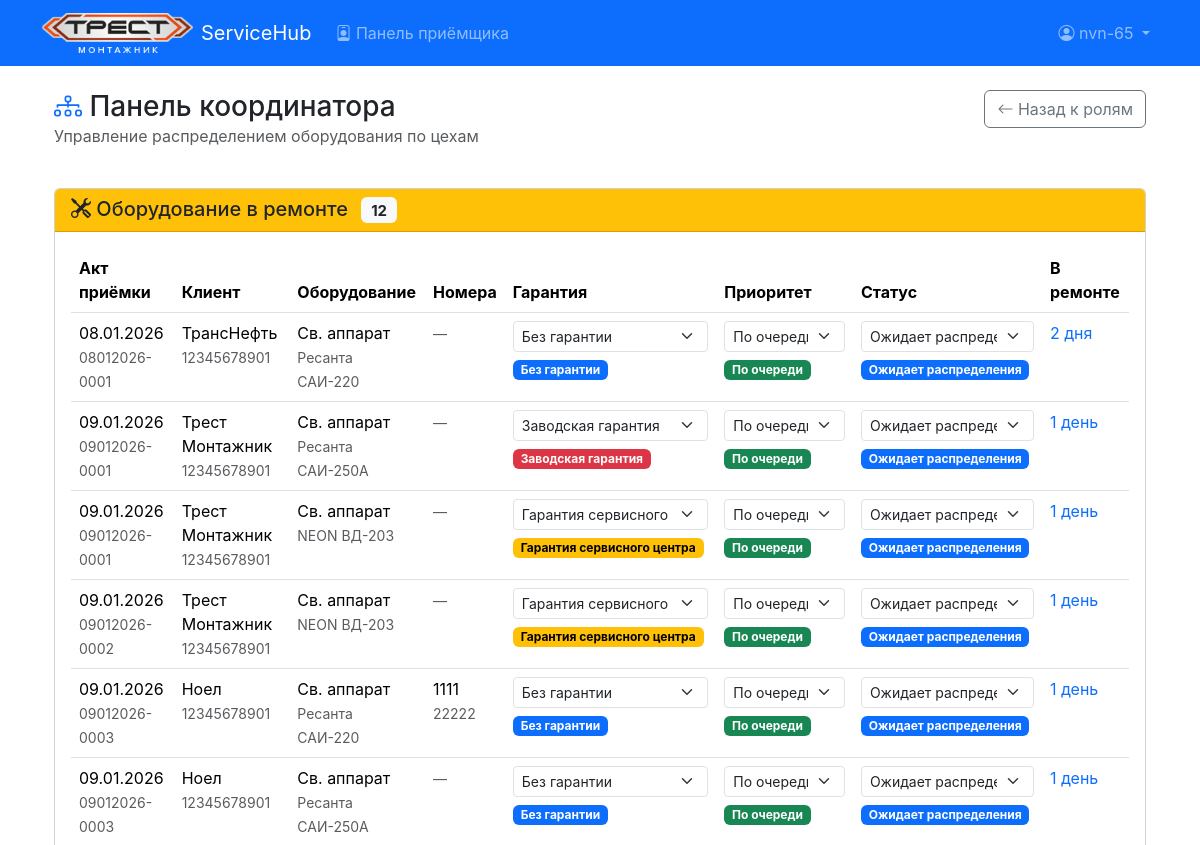
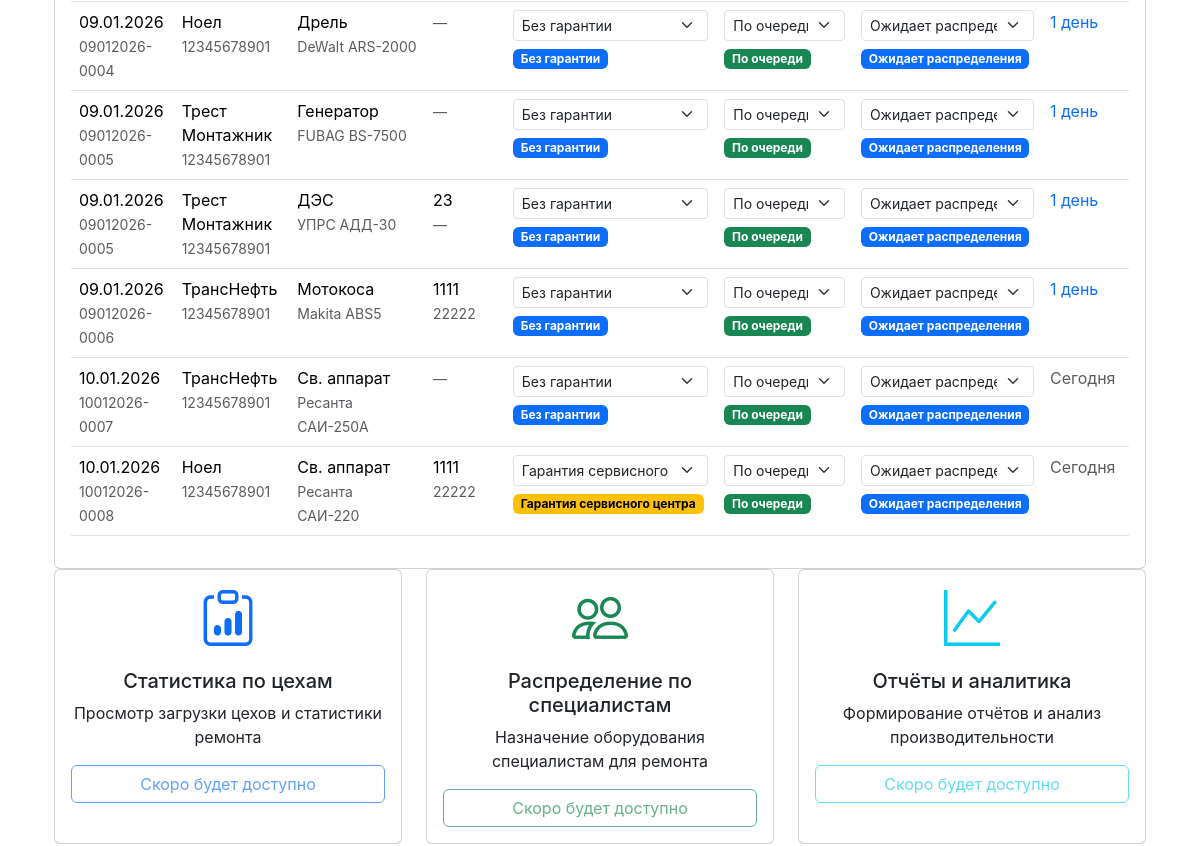
/coordinator-dashboard/ (signed in, upper part), run on an earlier commit of the app's database (2 pictures, top to bottom).
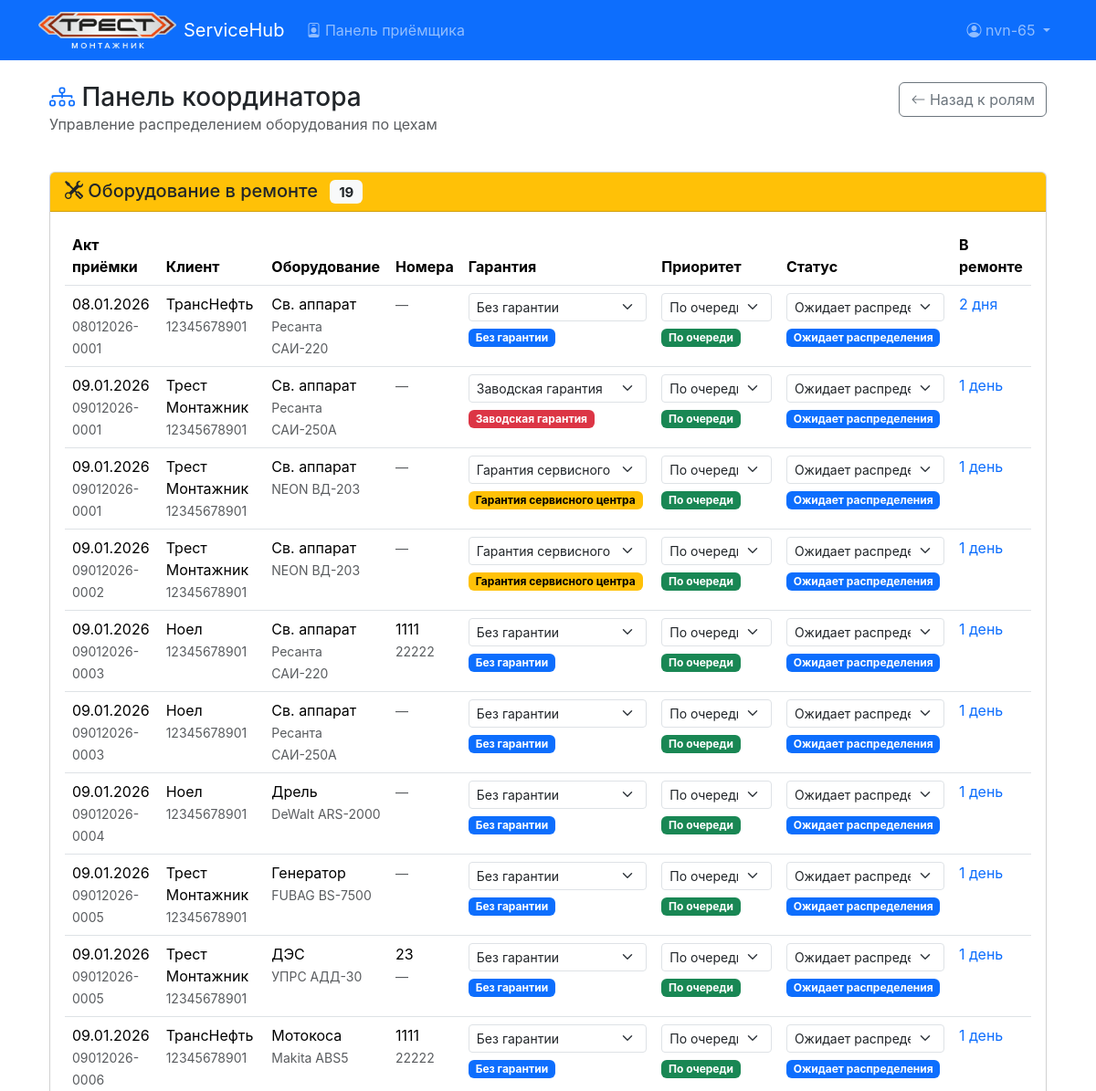
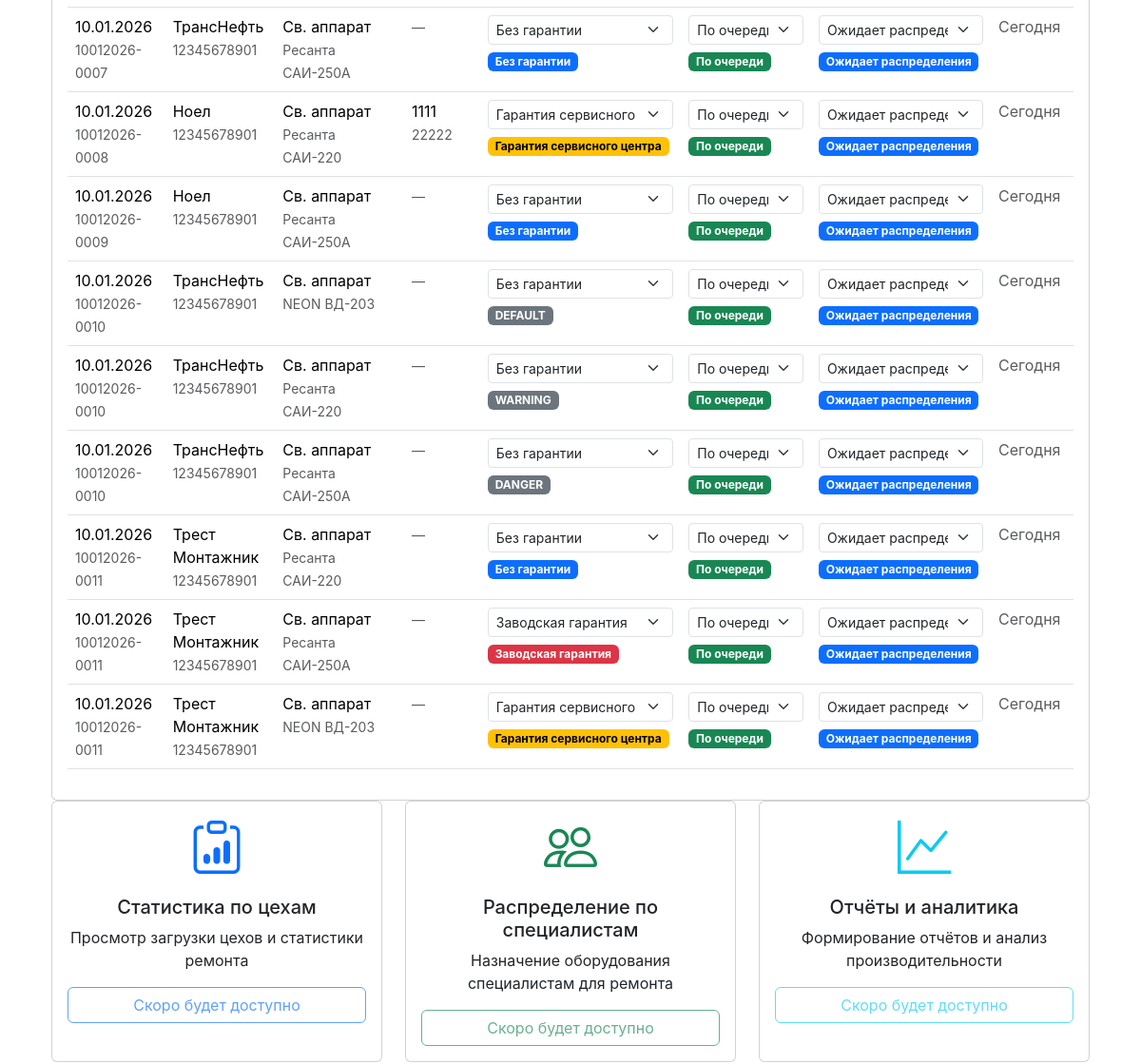
And on a later commit of the database (2 pictures, top to bottom).
### service_center/models.py (models this page shows, shortened)
class ReceivedEquipment(models.Model):
    GUARANTEE_CHOICES = [
        ('NONE', 'Без гарантии'),
        ('FACTORY', 'Заводская гарантия'),
        ('SERVICE', 'Гарантия сервисного центра'),
    ]
    STATUS_CHOICES = [
        ('WAITING', 'Ожидает распределения'),
        ('ASSIGNED', 'Назначено специалисту'),
        ('DIAGNOSIS', 'На диагностике'),
        ('DIAGNOSED', 'Диагностировано'),
        ('APPROVAL', 'Согласование стоимости'),
        ('PARTS', 'Ожидает запчастей'),
        ('REPAIR', 'В ремонте'),
        ('TESTING', 'На испытаниях'),
        ('READY', 'Готово к выдаче'),
        ('ISSUED', 'Выдано'),
    ]
    reception_act = models.ForeignKey(ReceptionAct, on_delete=models.CASCADE,
                                      related_name='equipments', verbose_name="Акт приёмки")
    model = models.ForeignKey(EquipmentModel, on_delete=models.PROTECT,
                              verbose_name="Модель оборудования")
    serial_number = models.CharField(max_length=30, default="---",
                                     blank=True, verbose_name="Серийный номер")
    inventory_number = models.CharField(max_length=30, default="---", blank=True, null=True,
                                        verbose_name="Инвентарный номер")
    defect_description = models.CharField(max_length=300, blank=True, null=True,
                                          verbose_name="Описание неисправности")
    guarantee_type = models.CharField(max_length=10, choices=GUARANTEE_CHOICES,
                                      default='NONE', verbose_name="Тип гарантии")
    assigned_specialist = models.ForeignKey(
        UserRole,
        on_delete=models.SET_NULL,  # При удалении специалиста поле становится NULL
        null=True,
        blank=True,
        verbose_name="Назначенный специалист",
        related_name='assigned_equipment'  # Имя для обратной связи
    )
    status = models.CharField(max_length=20, choices=STATUS_CHOICES,
                              default='WAITING', verbose_name="Статус")
    priority = models.IntegerField(default=0, verbose_name="Приоритет")
    created_at = models.DateTimeField(auto_now_add=True, verbose_name="Дата создания")
    updated_at = models.DateTimeField(auto_now=True, verbose_name="Дата обновления")
    def get_status_color(self):
        colors = {
            'WAITING': 'primary',  # Серый primary
            'ASSIGNED': 'info',  # Синий
            'DIAGNOSIS': 'warning',  # Жёлтый
            'DIAGNOSED': 'secondary',  # Темно-синий secondary
            'APPROVAL': 'warning',  # Жёлтый
            'PARTS': 'danger',  # Красный
            'REPAIR': 'info',  # Синий
            'TESTING': 'success',  # Зелёный
            'READY': 'success',  # Зелёный
            'ISSUED': 'dark',  # Тёмный
        }
        return colors.get(self.status, 'secondary')
    def get_guarantee_color(self):
        colors = {
            'NONE': 'primary',  # Серый
            'SERVICE': 'warning',  # Жёлтый
            'FACTORY': 'danger',  # Красный
            }
        return colors.get(self.guarantee_type, 'secondary')
    class Meta:
        ordering = ['-priority', '-created_at']
        verbose_name = "Принятое оборудование"
        verbose_name_plural = "Принятое оборудование"

class ReceptionAct(models.Model):
    act_number = models.CharField(max_length=50, unique=True, verbose_name="Номер акта")
    created_at = models.DateTimeField(auto_now_add=True, verbose_name="Дата создания")
    client = models.ForeignKey(Client, on_delete=models.PROTECT,
                               related_name='reception_acts', verbose_name="Клиент")
    receiver = models.ForeignKey(User, on_delete=models.PROTECT,
                                 related_name='reception_acts', verbose_name="Приёмщик")
    updated_at = models.DateTimeField(auto_now=True, verbose_name="Дата обновления")
    printed_at = models.DateTimeField(null=True, blank=True, verbose_name="Дата печати")
    class Meta:
        ordering = ['-created_at']  # Сортировка по дате создания (новые сверху)
        verbose_name = "Акт приёмки"
        verbose_name_plural = "Акты приёмки"

class Client(models.Model):
    short_name = models.CharField(max_length=50, unique=True, verbose_name="Краткое наименование клиента")
    full_name = models.CharField(max_length=100, unique=True, verbose_name="Полное наименование клиента")
    contact_person = models.CharField(max_length=200, verbose_name="Ответственное лицо")
    phone = models.CharField(max_length=20, verbose_name="Телефон")
    email = models.EmailField(blank=True, null=True, verbose_name="Email")
    address = models.TextField(blank=True, null=True, verbose_name="Адрес")
    created_at = models.DateTimeField(auto_now_add=True, verbose_name="Дата создания")
    class Meta:
        ordering = ['short_name']  # Сортировка по краткому наименованию
        verbose_name = "Клиент"
        verbose_name_plural = "Клиенты"

class EquipmentModel(models.Model):
    category = models.ForeignKey(EquipmentCategory, on_delete=models.CASCADE,
                                 related_name='models', verbose_name="Категория оборудования")
    brand = models.ForeignKey(Brand, on_delete=models.CASCADE,
                              related_name='models', verbose_name="Бренд")
    name = models.CharField(max_length=200, verbose_name="Название модели")
    description = models.TextField(blank=True, null=True, verbose_name="Дополнительные заметки")
    class Meta:
        ordering = ['name']  # Сортировка по названию модели
        verbose_name = "Модель оборудования"
        verbose_name_plural = "Модели оборудования"
        unique_together = ('name', 'brand')

class EquipmentCategory(models.Model):
    DEPARTAMENT_CHOICES = [
        ('NONE', 'Не определён'),
        ('MOTOR', 'Цех агрегатов'),
        ('ELECTRO', 'Цех электроинструмента'),
        ('SMALL', 'Цех малой маханизации'),
        ('ELECTRON', 'Цех электроники')
    ]
    name = models.CharField(max_length=200, unique=True, verbose_name="Название категории")
    description = models.TextField(blank=True, null=True, verbose_name="Описание")
    department = models.CharField(max_length=10, choices=DEPARTAMENT_CHOICES, default='NONE',
                                  verbose_name="Цех обслуживания")
    class Meta:
        ordering = ['name']  # Сортировка по названию категории
        verbose_name = "Категория оборудования"
        verbose_name_plural = "Категории оборудования"

class Brand(models.Model):
    name = models.CharField(max_length=20, unique=False, verbose_name="Название бренда")
    category = models.ForeignKey(EquipmentCategory, on_delete=models.CASCADE,
                                 related_name='brands', verbose_name="Категория")
    description = models.TextField(blank=True, null=True, verbose_name="Дополнительные заметки")
    class Meta:
        ordering = ['name']  # Сортировка по названию бренда
        verbose_name = "Бренд"
        verbose_name_plural = "Бренды"
        unique_together = ('name', 'category')

### service_center/views.py (the view)
# urls.py: path('coordinator-dashboard/', views.coordinator_dashboard_view, name='coordinator_dashboard'),
@login_required
def coordinator_dashboard_view(request):
    has_coordinator_role = UserRole.objects.filter(
        user=request.user,
        role__name='Координатор',
        is_active=True
    ).exists()
    if not has_coordinator_role:
        messages.error(request, 'У вас нет прав для доступа к этой странице.')
        return redirect('roles')
    equipment_list = ReceivedEquipment.objects.exclude(
        status='ISSUED'
    ).select_related(
        'reception_act__client',
        'model__brand',
        'model__category'
    ).order_by('created_at')  # старые сверху
    today = timezone.now().date()
    for equipment in equipment_list:
        equipment.days_in_repair = (today - equipment.created_at.date()).days
    context = {
        'page_title': 'Панель координатора',
        'equipment_list': equipment_list,
    }
    return render(request, 'service_center/coordinator_dashboard.html', context)

### templates/service_center/coordinator_dashboard.html (shortened to what the changed rows need)
{% extends 'base.html' %}
{% load static %}
{% block content %}
<div class="container">
    <div class="row mb-4">
        <div class="col">
            <h1 class="h3 mb-0">
                <i class="bi bi-diagram-3 text-primary"></i>
                Панель координатора
            </h1>
        </div>
    </div>
    <div class="card mt-4">
        <div class="card-header bg-warning">
            <h5 class="mb-0">
                <i class="bi bi-tools"></i>
                Оборудование в ремонте
                <span class="badge bg-light text-dark ms-2">{{ equipment_list|length }}</span>
            </h5>
        </div>
        <div class="card-body">
            {% if equipment_list %}
                <div class="table-responsive">
                    <table class="table table-hover">
                        <thead>
                            <tr>
                                <th>Акт приёмки</th>
                                <th>Клиент</th>
                                <th>Оборудование</th>
                                <th>Номера</th>
                                <th>Гарантия</th>
                                <th>Приоритет</th>
                                <th>Статус</th>
                                <th>В ремонте</th>
                            </tr>
                        </thead>
                        <tbody>
                            {% for equipment in equipment_list %}
                            <tr>
                                <td>
                                    <div>{{ equipment.reception_act.created_at|date:"d.m.Y" }}</div>
                                    <small class="text-muted">{{ equipment.reception_act.act_number }}</small>
                                </td>
                                <td>
                                    <div>{{ equipment.reception_act.client.short_name }}</div>
                                    <small class="text-muted">{{ equipment.reception_act.client.phone }}</small>
                                </td>
                                <td>
                                    <div>{{ equipment.model.category.name }}</div>
                                    <small class="text-muted">{{ equipment.model.brand.name }} {{ equipment.model.name }}</small>
                                </td>
                                <td>
                                    <div>{{ equipment.serial_number }}</div>
                                    <small class="text-muted">
                                        {% if equipment.inventory_number %}
                                            {{ equipment.inventory_number }}
                                        {% else %}
                                            <span class="text-muted">—</span>
                                        {% endif %}
                                    </small>
                                </td>
                                <td>
                                    <select class="form-select form-select-sm guarantee-select" data-equipment-id="{{ equipment.id }}" style="min-width: 120px;">
                                        {% for guarantee_key, guarantee_name in equipment.GUARANTEE_CHOICES %}
                                            <option value="{{ guarantee_key }}" {% if equipment.guarantee_type == guarantee_key %}selected{% endif %}>
                                                {{ guarantee_name }}
                                            </option>
                                        {% endfor %}
                                    </select>
                                    <div class="guarantee-badge mt-1">
                                        <span class="badge text-bg-{{ equipment.get_guarantee_color }}">
                                            {{ equipment.get_guarantee_type_display }}
                                        </span>
                                    </div>
                                </td>
                                <td>
                                    <select class="form-select form-select-sm priority-select" data-equipment-id="{{ equipment.id }}" style="min-width: 120px;">
                                        <option value="0" {% if equipment.priority == 0 %}selected{% endif %}>
                                            По очереди
                                        </option>
                                    </select>
                                    <div class="priority-badge mt-1">
                                        {% if equipment.priority == 0 %}
                                            <span class="badge bg-success">По очереди</span>
                                        {% elif equipment.priority == 1 %}
                                            <span class="badge bg-danger">Срочно</span>
                                        {% elif equipment.priority == 3 %}
                                            <span class="badge bg-secondary">Стоп</span>
                                        {% endif %}
                                    </div>
                                </td>
                                <td>
                                    <select class="form-select form-select-sm status-select" data-equipment-id="{{ equipment.id }}" style="min-width: 150px;">
                                        {% for status_key, status_name in equipment.STATUS_CHOICES %}
                                            <option value="{{ status_key }}" {% if equipment.status == status_key %}selected{% endif %}>
                                                {{ status_name }}
                                            </option>
                                        {% endfor %}
                                    </select>
                                    <div class="status-badge mt-1">
                                        <span class="badge bg-{{ equipment.get_status_color }}">
                                            {{ equipment.get_status_display }}
                                        </span>
                                    </div>
                                </td>
                                <td>
                                    {% if equipment.days_in_repair == 0 %}
                                        <span class="text-muted">Сегодня</span>
                                    {% elif equipment.days_in_repair == 1 %}
                                        <span class="text-primary">1 день</span>
                                    {% elif equipment.days_in_repair < 7 %}
                                        <span class="text-primary">{{ equipment.days_in_repair }} дня</span>
                                    {% elif equipment.days_in_repair < 14 %}
                                        <span class="text-warning">{{ equipment.days_in_repair }} дней</span>
                                    {% else %}
                                        <span class="text-danger">{{ equipment.days_in_repair }} дней</span>
                                    {% endif %}
                                </td>
                            </tr>
                            {% endfor %}
                        </tbody>
                    </table>
                </div>
            {% else %}
                <div class="text-center py-4">
                    <i class="bi bi-inbox display-6 text-muted"></i>
                    <h3 class="mt-3">Нет оборудования в ремонте</h3>
                    <p class="text-muted">Все оборудование выдано или еще не принято.</p>
                </div>
            {% endif %}
        </div>
    </div>
</div>
{% endblock %}

What changed in the data, as far as the page shows it:
added ReceivedEquipment: reception_act.created_at "10.01.2026", reception_act.act_number "10012026-0009", reception_act.client.short_name "Ноел", reception_act.client.phone "12345678901", model.category.name "Св. аппарат", model.brand.name "Ресанта", model.name "САИ-250А", guarantee_type+id "Без гарантии", guarantee_type "Без гарантии", priority+id "По очереди", status+id "Ожидает распределения", status "Ожидает распределения", shows "Сегодня"
added ReceivedEquipment: reception_act.created_at "10.01.2026", reception_act.act_number "10012026-0010", reception_act.client.short_name "ТрансНефть", reception_act.client.phone "12345678901", model.category.name "Св. аппарат", model.brand.name "NEON", model.name "ВД-203", id "Без гарантии", guarantee_type "DEFAULT", priority+id "По очереди", status+id "Ожидает распределения", status "Ожидает распределения", shows "Сегодня"
added ReceivedEquipment: reception_act.created_at "10.01.2026", reception_act.act_number "10012026-0010", reception_act.client.short_name "ТрансНефть", reception_act.client.phone "12345678901", model.category.name "Св. аппарат", model.brand.name "Ресанта", model.name "САИ-220", id "Без гарантии", guarantee_type "WARNING", priority+id "По очереди", status+id "Ожидает распределения", status "Ожидает распределения", shows "Сегодня"
added ReceivedEquipment: reception_act.created_at "10.01.2026", reception_act.act_number "10012026-0010", reception_act.client.short_name "ТрансНефть", reception_act.client.phone "12345678901", model.category.name "Св. аппарат", model.brand.name "Ресанта", model.name "САИ-250А", id "Без гарантии", guarantee_type "DANGER", priority+id "По очереди", status+id "Ожидает распределения", status "Ожидает распределения", shows "Сегодня"
added ReceivedEquipment: reception_act.created_at "10.01.2026", reception_act.act_number "10012026-0011", reception_act.client.short_name "Трест Монтажник", reception_act.client.phone "12345678901", model.category.name "Св. аппарат", model.brand.name "Ресанта", model.name "САИ-220", guarantee_type+id "Без гарантии", guarantee_type "Без гарантии", priority+id "По очереди", status+id "Ожидает распределения", status "Ожидает распределения", shows "Сегодня"
added ReceivedEquipment: reception_act.created_at "10.01.2026", reception_act.act_number "10012026-0011", reception_act.client.short_name "Трест Монтажник", reception_act.client.phone "12345678901", model.category.name "Св. аппарат", model.brand.name "Ресанта", model.name "САИ-250А", guarantee_type+id "Заводская гарантия", guarantee_type "Заводская гарантия", priority+id "По очереди", status+id "Ожидает распределения", status "Ожидает распределения", shows "Сегодня"
added ReceivedEquipment: reception_act.created_at "10.01.2026", reception_act.act_number "10012026-0011", reception_act.client.short_name "Трест Монтажник", reception_act.client.phone "12345678901", model.category.name "Св. аппарат", model.brand.name "NEON", model.name "ВД-203", guarantee_type+id "Гарантия сервисного центра", guarantee_type "Гарантия сервисного центра", priority+id "По очереди", status+id "Ожидает распределения", status "Ожидает распределения", shows "Сегодня"
Also different on the page:
{{ equipment_list|length }}: "12" → "19"
